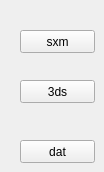
                   <widget class="QWidget" name="page_datamaker">
                    <widget class="QPushButton" name="btn_sxm_maker">
                     <property name="geometry">
                      <rect>
                       <x>20</x>
                       <y>30</y>
                       <width>75</width>
                       <height>23</height>
                      </rect>
                     </property>
                     <property name="text">
                      <string>sxm</string>
                     </property>
                    </widget>
                    <widget class="QPushButton" name="btn_3ds_maker">
                     <property name="geometry">
                      <rect>
                       <x>20</x>
                       <y>80</y>
                       <width>75</width>
                       <height>23</height>
                      </rect>
                     </property>
                     <property name="text">
                      <string>3ds</string>
                     </property>
                    </widget>
                    <widget class="QPushButton" name="btn_dat_maker">
                     <property name="geometry">
                      <rect>
                       <x>20</x>
                       <y>140</y>
                       <width>75</width>
                       <height>23</height>
                      </rect>
                     </property>
                     <property name="text">
                      <string>dat</string>
                     </property>
                    </widget>
                   </widget>
